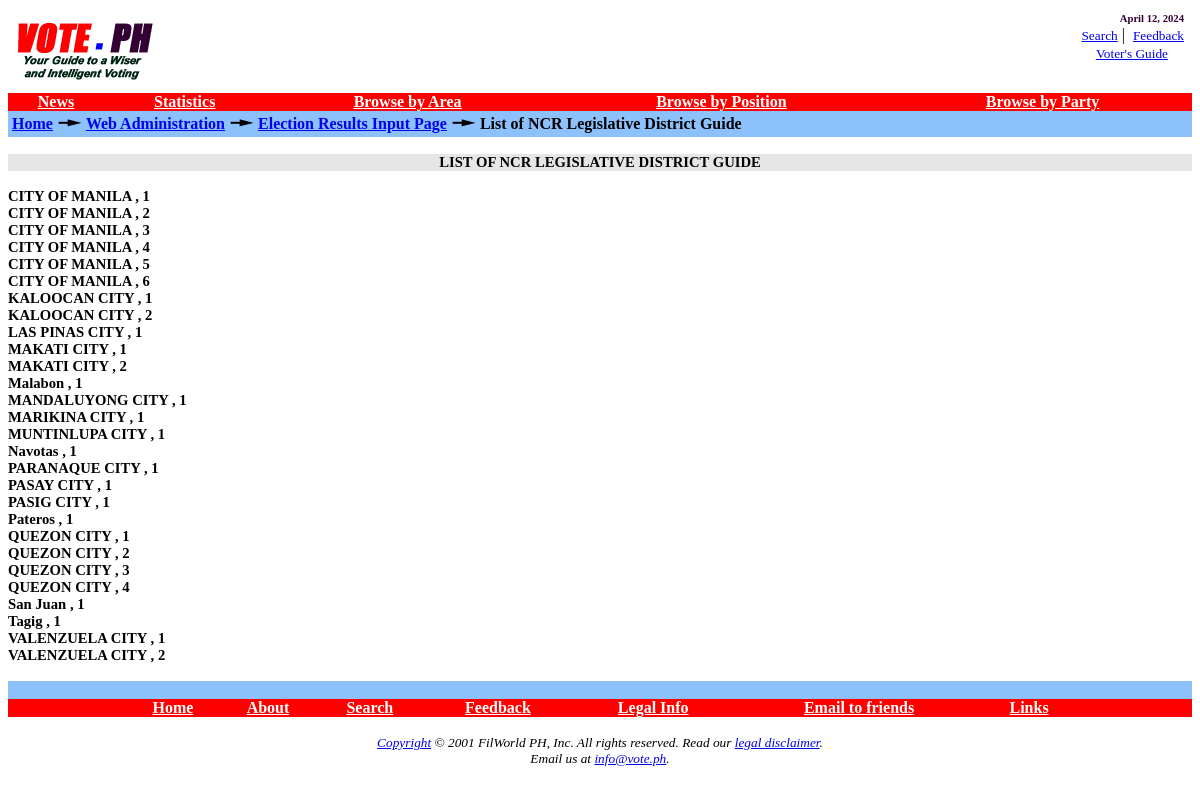
The page /PHP/vote/admin/electresults/guide/ncrlegdist.php on the database its author committed.
### tables this page shows
CREATE TABLE nationalcapitalregion (
  municity_id smallint(5) unsigned NOT NULL auto_increment,
  name varchar(30) NOT NULL default '',
  landarea smallint(5) unsigned NOT NULL default '0',
  numbarangays smallint(5) unsigned NOT NULL default '0',
  nummaleregvoters int(10) unsigned NOT NULL default '0',
  numfemaleregvoters int(10) unsigned NOT NULL default '0',
  factsheet text NOT NULL,
  numregvoters int(10) unsigned NOT NULL default '0',
  numprecincts int(10) unsigned NOT NULL default '0',
  is_maydispresult enum('Y','N') NOT NULL default 'N',
  is_vmaydispresult enum('Y','N') NOT NULL default 'N',
  is_coundispresult enum('Y','N') NOT NULL default 'N',
  mayresultcomment tinytext NOT NULL,
  vmayresultcomment tinytext NOT NULL,
  counresultcomment tinytext NOT NULL,
  PRIMARY KEY  (municity_id),
  UNIQUE KEY name (name)
) TYPE=MyISAM;

CREATE TABLE legdistricts (
  legdist_id smallint(5) unsigned NOT NULL auto_increment,
  province_id smallint(5) unsigned NOT NULL default '0',
  dist_num tinyint(4) unsigned NOT NULL default '0',
  ncrmunicity_id smallint(5) unsigned NOT NULL default '0',
  is_disprepresults enum('Y','N') NOT NULL default 'N',
  is_dispprovresults enum('Y','N') NOT NULL default 'N',
  represultcomment tinytext NOT NULL,
  provresultcomment tinytext NOT NULL,
  PRIMARY KEY  (legdist_id),
  UNIQUE KEY province_id (province_id,ncrmunicity_id,dist_num)
) TYPE=MyISAM;

### PHP/vote/mysql_config.inc (called while the page is built, shortened)
<?PHP
if ($OS == "Windows_NT") {
	$fil_mysqlhost = "localhost";
	$fil_mysqldbname = "vote";
	$fil_mysqluser = "root";
	$fil_mysqlpassword = "mscs9391533";
	$webmasteremail = "vote@vote.ph";
} else {
	$fil_mysqldbname = "vote";
}
function getqueryresults ($query) {
  $queryresults = mysql_query($query) or die("Select failed! (Possibly due to some duplicate entries found...)");
  return $filevents =  $queryresults;
}
?>

### PHP/vote/admin/electresults/guide/ncrlegdist.php (the view, shortened to what this page needs)
<!DOCTYPE HTML PUBLIC "-//W3C//DTD HTML 4.0 Transitional//EN">
<HTML>
<HEAD>
<?PHP if ($OS == "Windows_NT") { $votehome="D:\Documents\Data\web\production"; } else { $votehome="/home/vote/www"; } require("$votehome/vote/ssi/metaheaders.inc"); ?>
<?PHP require ("$votehome/vote/mysql_config.inc"); ?>
<?PHP
$query = "SELECT nationalcapitalregion.name As ncrmunicity,
                 legdistricts.dist_num As districtnum
		  FROM nationalcapitalregion, legdistricts
		  WHERE nationalcapitalregion.municity_id = legdistricts.ncrmunicity_id
          ORDER BY nationalcapitalregion.name, legdistricts.dist_num";
$legdistricts = getqueryresults($query);
?>
</HEAD>
<BODY BGCOLOR="#FFFFFF">
<?PHP require("$votehome/vote/ssi/bannertable.inc"); ?>
<TABLE WIDTH="100%" BORDER="0" CELLSPACING="0" CELLPADDING="4">
<TR>
<TD WIDTH="100%" HEIGHT="12" COLSPAN="2" VALIGN="middle" BGCOLOR="#8DC1FC">
<A HREF="/vote/"><B>Home</B></A>
<IMG SRC="/vote/graphics/rightarrow.gif" WIDTH="25" HEIGHT="12" BORDER="0" ALT="-->">
<A HREF="/vote/admin/"><B>Web Administration</B></A>
<IMG SRC="/vote/graphics/rightarrow.gif" WIDTH="25" HEIGHT="12" BORDER="0" ALT="-->">
<A HREF="/vote/admin/electresults/"><B>Election Results Input Page</B></A>
<IMG SRC="/vote/graphics/rightarrow.gif" WIDTH="25" HEIGHT="12" BORDER="0" ALT="-->">
<B>List of NCR Legislative District Guide</B>
</TD>
</TR>
</TABLE>
<BR>
<DIV ALIGN="center" STYLE="background-color: #E6E6E6;"><B>LIST OF NCR LEGISLATIVE DISTRICT GUIDE</B></DIV>
<BR>
<?PHP while ($legdistrictsrow = mysql_fetch_array($legdistricts)) { ?>
	<B><?PHP echo $legdistrictsrow['ncrmunicity']; ?> , <?PHP echo $legdistrictsrow['districtnum']; ?></B><BR>
<?PHP } ?>
<BR>
<?PHP require("$votehome/vote/ssi/bottombar.inc"); ?>
</BODY>
</HTML>

### PHP/vote/css/vote.css (style rules this page uses)
BODY { font-family : "Times New Roman"; font-size : 11pt; }

### rows shown on the page
nationalcapitalregion: name "CITY OF MANILA", legdistricts.dist_num "1", legdistricts.dist_num "2", legdistricts.dist_num "3", legdistricts.dist_num "4", legdistricts.dist_num "5", legdistricts.dist_num "6"
nationalcapitalregion: name "KALOOCAN CITY", legdistricts.dist_num "1", legdistricts.dist_num "2"
nationalcapitalregion: name "LAS PINAS CITY", legdistricts.dist_num "1"
nationalcapitalregion: name "MAKATI CITY", legdistricts.dist_num "1", legdistricts.dist_num "2"
nationalcapitalregion: name "Malabon", legdistricts.dist_num "1"
nationalcapitalregion: name "MANDALUYONG CITY", legdistricts.dist_num "1"
nationalcapitalregion: name "MARIKINA CITY", legdistricts.dist_num "1"
nationalcapitalregion: name "MUNTINLUPA CITY", legdistricts.dist_num "1"
nationalcapitalregion: name "Navotas", legdistricts.dist_num "1"
nationalcapitalregion: name "PARANAQUE CITY", legdistricts.dist_num "1"
nationalcapitalregion: name "PASAY CITY", legdistricts.dist_num "1"
nationalcapitalregion: name "PASIG CITY", legdistricts.dist_num "1"
nationalcapitalregion: name "Pateros", legdistricts.dist_num "1"
nationalcapitalregion: name "QUEZON CITY", legdistricts.dist_num "1", legdistricts.dist_num "2", legdistricts.dist_num "3", legdistricts.dist_num "4"
nationalcapitalregion: name "San Juan", legdistricts.dist_num "1"
nationalcapitalregion: name "Tagig", legdistricts.dist_num "1"
nationalcapitalregion: name "VALENZUELA CITY", legdistricts.dist_num "1", legdistricts.dist_num "2"

### other values the page prints
strftime('%B %d, %Y') "April 12, 2024"
